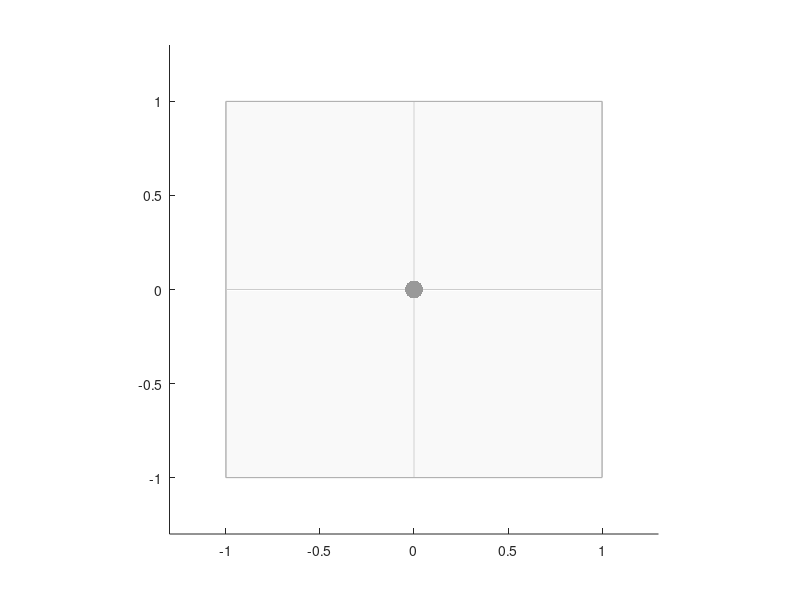

Write MATLAB code to recreate this figure. (Note: this script raises an error after producing the figure.)
function plot_photoreceptor_diffuse_lighting()
    % Vector directions (normalized)
    v_mel = [0, 0, 1];
    v_s   = [0, 1, 0];
    v_lms = [1, 1, 0];
    v_lmsm = [1, 1, 1];

    vectors = {v_mel, v_s, v_lms, v_lmsm};
    colors = {[0 1 1], [0 0 1], [1 0.9 0], [0 0 0]}; % Cyan, Blue, Yellow, Black
    tipLabels = {'Mel', 'S', 'LMS', 'LF'};

    figure('Color', 'w', 'Renderer', 'opengl');
    ax = gca; hold on; axis equal;
    
    boxPos = 1.0; 
    limit = 1.3; 
    xlim([-limit, limit]); ylim([-limit, limit]); zlim([-limit, limit]);

    % --- MANUAL GRAY FRAME ---
    frameLW = 0.5;             
    frameColor = [0.7 0.7 0.7]; 
    box_pts = [-boxPos, boxPos];
    for i = 1:2
        for j = 1:2
            line(box_pts, [box_pts(i) box_pts(i)], [box_pts(j) box_pts(j)], 'Color', frameColor, 'LineWidth', frameLW);
            line([box_pts(i) box_pts(i)], box_pts, [box_pts(j) box_pts(j)], 'Color', frameColor, 'LineWidth', frameLW);
            line([box_pts(i) box_pts(i)], [box_pts(j) box_pts(j)], box_pts, 'Color', frameColor, 'LineWidth', frameLW);
        end
    end

    % --- THIN GRAY AXES ---
    axisLineColor = [0.8 0.8 0.8];
    line([-boxPos boxPos], [0 0], [0 0], 'Color', axisLineColor, 'LineWidth', 0.5);
    line([0 0], [-boxPos boxPos], [0 0], 'Color', axisLineColor, 'LineWidth', 0.5);
    line([0 0], [0 0], [-boxPos boxPos], 'Color', axisLineColor, 'LineWidth', 0.5);

    % --- INTERNAL ORIGIN PLANES ---
    planeAlpha = 0.05;
    patch([-boxPos boxPos boxPos -boxPos], [-boxPos -boxPos boxPos boxPos], [0 0 0 0], ...
          [0.5 0.5 0.5], 'FaceAlpha', planeAlpha, 'EdgeColor', 'none');
    patch([-boxPos boxPos boxPos -boxPos], [0 0 0 0], [-boxPos -boxPos boxPos boxPos], ...
          [0.5 0.5 0.5], 'FaceAlpha', planeAlpha, 'EdgeColor', 'none');

    % --- CENTRAL GRAY SPHERE ---
    [sx, sy, sz] = sphere(30);
    sphereRadius = 0.05;
    s = surf(sx*sphereRadius, sy*sphereRadius, sz*sphereRadius, ...
        'FaceColor', [0.6 0.6 0.6], 'EdgeColor', 'none', 'FaceAlpha', 1.0);
    % Set material properties for diffuse look
    set(s, 'AmbientStrength', 0.6, 'DiffuseStrength', 0.8, 'SpecularStrength', 0.1);

    % --- VECTORS AND TIP LABELS ---
    for i = 1:length(vectors)
        v = vectors{i};
        c = colors{i};
        L = 1.0; coneH = 0.20; coneR = 0.053;

        % Positive arm
        drawSingleConeVector([0 0 0], v*L, coneH, coneR, c, '-', 1.0, 1.0);
        % Negative arm
        drawSingleConeVector([0 0 0], -v*L, coneH, coneR, c, ':', 0.1, 0.5);

        text(v(1)*1.15, v(2)*1.15, v(3)*1.15, tipLabels{i}, ...
            'Color', c, 'FontWeight', 'bold', 'HorizontalAlignment', 'center');
    end

    axis off; 
    view(60, 20);

    % --- DIFFUSE LIGHTING SETUP ---
    % 1. Use 'soft' material to reduce specular highlights
    material shiny; 
    
    % 2. Use Gouraud lighting for smooth color transitions
    lighting gouraud; 
    
    % 3. Add multiple light sources for more even (diffuse) coverage
    camlight('headlight');   % Main light from camera
    light('Position', [-1 -1 1], 'Style', 'infinite'); % Fill light from opposite side
end

function drawSingleConeVector(p1, p2, h, r, col, style, coneAlpha, lineAlpha)
    vec = p2-p1; len = norm(vec); dir = vec/len;
    stemEnd = p1 + dir*(len-h);
    line([p1(1) stemEnd(1)], [p1(2) stemEnd(2)], [p1(3) stemEnd(3)], ...
        'Color', [col lineAlpha], 'LineWidth', 2.5, 'LineStyle', style);
        
    [xc, yc, zc] = cylinder([r, 0], 30); zc = zc*h;
    zAx = [0 0 1];
    if all(abs(dir-zAx)<1e-6), R=eye(3); elseif all(abs(dir+zAx)<1e-6), R=diag([1 1 -1]);
    else
        v_rot = cross(zAx, dir); s_rot = norm(v_rot); c_rot = dot(zAx, dir);
        V_skew = [0 -v_rot(3) v_rot(2); v_rot(3) 0 -v_rot(1); -v_rot(2) v_rot(1) 0];
        R = eye(3) + V_skew + V_skew^2*((1-c_rot)/s_rot^2);
    end
    pts = R*[xc(:)'; yc(:)'; zc(:)'];
    xc = reshape(pts(1,:), size(xc)) + stemEnd(1);
    yc = reshape(pts(2,:), size(yc)) + stemEnd(2);
    zc = reshape(pts(3,:), size(zc)) + stemEnd(3);
    
    c = surf(xc, yc, zc, 'FaceColor', col, 'EdgeColor', 'none', 'FaceAlpha', coneAlpha);
    % Set material properties for diffuse look on cones
    set(c, 'AmbientStrength', 0.6, 'DiffuseStrength', 0.8, 'SpecularStrength', 0.1);
end
